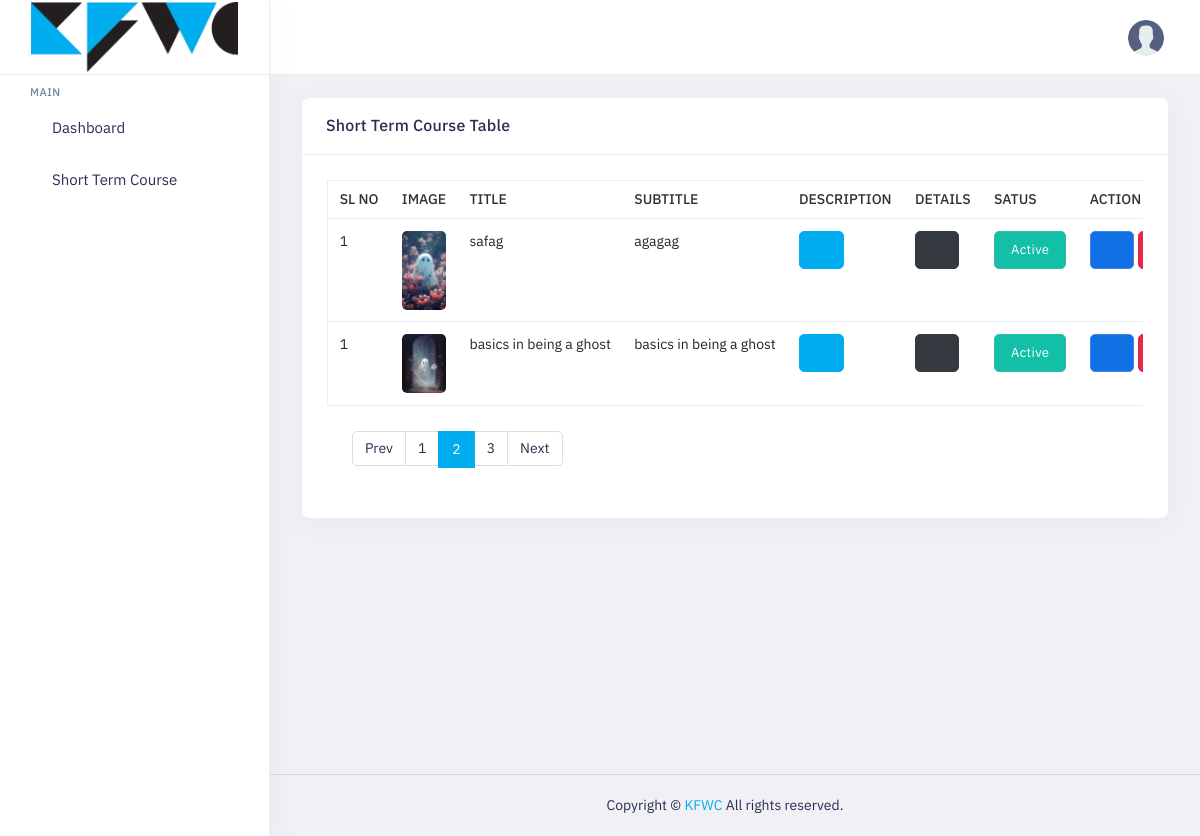
/short_course?page=2 (signed in), run on the app's committed database.
### fns/models.py (models this page shows)
class ShortTermCourse(models.Model):
    title = models.CharField(max_length=100)
    subtitle = models.CharField(max_length=100)
    description = models.TextField()
    image = models.ImageField(default=None)
    amount = models.FloatField()
    additional_information = models.TextField()
    status = models.CharField(max_length=10, choices=[('Enable', 'Enable'), ('Disable', 'Disable')])

### fns/views.py (the view, shortened to what this page needs)
# urls.py: path('short_course', ShortCourseAPI.as_view(), name='short_course'),
class ShortCourseAPI(APIView):
    def get(self, request):
        all_courses = ShortTermCourse.objects.all()
        paginator = Paginator(all_courses, 2)  # Display 2 records per page
        page_number = request.GET.get('page')
        courses = paginator.get_page(page_number)
        return render(request, "short-course-view.html", {'courses': courses})

### templates/short-course-view.html (shortened to what this page needs)
{% extends "base.html" %}
{% block content %}
{% load static %}
<div class="main-content app-content mt-0">
    <div class="side-app">
        <div class="main-container container-fluid">
            <div class="page-header">
                <h1 class="page-title">Short Term Course View</h1>
                <a href="/add_short_course" class="btn btn-danger btn-pill">Add </a>
            </div>
            <div class="row">
                <div class="col-xl-12">
                    <div class="card">
                        <div class="card-header">
                            <h3 class="card-title">Short Term Course Table</h3>
                        </div>
                        <div class="card-body">
                            <div class="table-responsive">
                                <div class="table-responsive">
                                    <table class="table border text-nowrap text-md-nowrap table-hover mb-0">
                                        <thead>
                                            <tr>
                                                <th>Sl No</th>
                                                <th>Image</th>
                                                <th>Title</th>
                                                <th>Subtitle</th>
                                                <th>Description</th>
                                                <th>Details</th>
                                                <th>Satus</th>
                                                <th>Action</th>
                                            </tr>
                                        </thead>
                                        <tbody>
                                            {% for course in courses %}
                                            <tr>
                                                <td>1</td>
                                                <td>
                                                    <img class="d-block img-fluid br-5 img-td"
                                                        src="media/{{course.image}}" alt="">
                                                </td>
                                                <td>{{course.title}}</td>
                                                <td>{{course.subtitle}}</td>
                                                <td><a class="btn btn-primary" onclick="coursedescription('{{ course.description|escapejs }}')">
                                                        <i class="side-menu__icon fe fe-eye text-white"></i>
                                                    </a>
                                                </td>
                                                <td><a class="btn btn-dark" onclick="courseAddInfo('{{ course.additional_information|escapejs }}','{{ course.amount }}')">
                                                        <i class="side-menu__icon fe fe-list text-white"></i>
                                                    </a>
                                                </td>
                                                <td>
                                                    {% if course.status == 'Active' %}
                                                    <a href=""><span class="btn btn-success">{{course.status}}</span></a>
                                                    {% else %}
                                                    <a href=""> <span class="btn btn-danger">{{course.status}}</span></a>
                                                    {% endif %}
                                                </td>
                                                <td>
                                                    <a class=" btn btn-info" href="/update_short_course/{{ course.id }}">
                                                        <i class="side-menu__icon fe fe-edit" data-id="{{ item.id }}"></i>
                                                    </a>
                                                    <a class="btn btn-danger" data-bs-toggle="modal" onclick="deleteCourse('{{ course.id }}')">
                                                    </a>
                                                </td>
                                            </tr>
                                            {% endfor %}
                                        </tbody>
                                    </table>
                                </div>
                                <div class="card-body">
                                    <ul class="pagination">
                                        <li class="page-item page-prev">
                                            {% if courses.has_previous %}
                                                <a class="page-link" href="?page=1" tabindex="-1">Prev</a>
                                            {% else %}
                                                <span class="page-link">Prev</span>
                                            {% endif %}
                                        </li>
                                        {% for page in courses.paginator.page_range %}
                                            <li class="page-item {% if page == courses.number %}active{% endif %}">
                                                <a class="page-link" href="?page={{ page }}">{{ page }}</a>
                                            </li>
                                        {% endfor %}
                                        <li class="page-item page-next">
                                            {% if courses.has_next %}
                                                <a class="page-link" href="?page={{ courses.paginator.num_pages }}">Next</a>
                                            {% else %}
                                                <span class="page-link">Next</span>
                                            {% endif %}
                                        </li>
                                    </ul>
                                </div>
                            </div>
                        </div>
                    </div>
                </div>
            </div>
        </div>
    </div>
    {% endblock %}

### static/colors/color1.css (style rules this page uses)
a { color: var(--primary-bg-color); }
.btn-primary { color: #fff !important; background: var(--primary-bg-color) !important; border-color: var(--primary-bg-color) !important; }
.page-item.active .page-link { color: #fff; background-color: var(--primary-bg-color); border-color: var(--primary-bg-color); }

### static/css/style-custom.css (style rules this page uses)
.img-td { width: 100px; }
.page-item.active .page-link { background: #00aeef !important; border: 2px solid #00aeef !important; }

### data on the page
ShortTermCourse: image (picture), title "safag", subtitle "agagag", status "Active"
ShortTermCourse: image (picture), title "basics in being a ghost", subtitle "basics in being a ghost", status "Active"

### other printed values
{{ page }} "1" "2" "3"
